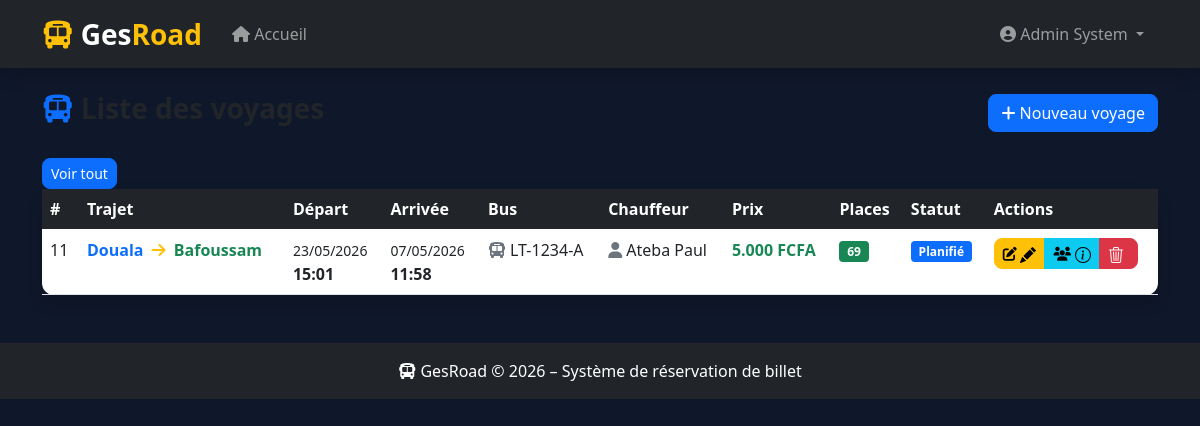
Page /index.php?controller=admin&action=listeVoyages (signed in) on the committed database.
### tables this page shows
CREATE TABLE `voyage` (
  `id` int(11) NOT NULL AUTO_INCREMENT,
  `agencelocaledeapart_id` int(11) NOT NULL,
  `trajetchauffeur_id` int(11) DEFAULT NULL,
  `agenceloacledarrive_id` int(11) NOT NULL,
  `type_id` int(11) DEFAULT NULL,
  `bus_id` int(11) DEFAULT NULL,
  `dateheuredepart` datetime DEFAULT NULL,
  `dateheurearrive` datetime DEFAULT NULL,
  `prix` float DEFAULT NULL,
  `statut` int(11) DEFAULT NULL,
  `placerestante` int(11) DEFAULT NULL,
  PRIMARY KEY (`id`),
  KEY `FK_Association_16` (`agenceloacledarrive_id`),
  KEY `FK_Association_17` (`trajetchauffeur_id`),
  KEY `FK_Association_18` (`agencelocaledeapart_id`),
  KEY `FK_Association_6` (`bus_id`),
  KEY `FK_Association_7` (`type_id`),
  CONSTRAINT `FK_Association_16` FOREIGN KEY (`agenceloacledarrive_id`) REFERENCES `agence_locale` (`id`),
  CONSTRAINT `FK_Association_17` FOREIGN KEY (`trajetchauffeur_id`) REFERENCES `trajet_chauffeur` (`id`),
  CONSTRAINT `FK_Association_18` FOREIGN KEY (`agencelocaledeapart_id`) REFERENCES `agence_locale` (`id`),
  CONSTRAINT `FK_Association_6` FOREIGN KEY (`bus_id`) REFERENCES `bus` (`id`),
  CONSTRAINT `FK_Association_7` FOREIGN KEY (`type_id`) REFERENCES `typevoyage` (`id`)
);

CREATE TABLE `trajet` (
  `id` int(11) NOT NULL AUTO_INCREMENT,
  `villedepart` varchar(254) DEFAULT NULL,
  `villearrive` varchar(254) DEFAULT NULL,
  `distance` float DEFAULT NULL,
  `duree` varchar(254) DEFAULT NULL,
  PRIMARY KEY (`id`)
);

CREATE TABLE `bus` (
  `id` int(11) NOT NULL AUTO_INCREMENT,
  `typebus_id` int(11) DEFAULT NULL,
  `immatriculation` varchar(254) DEFAULT NULL,
  `nbre_place` int(11) DEFAULT NULL,
  `estdisponible` tinyint(1) DEFAULT 1,
  PRIMARY KEY (`id`),
  KEY `FK_Association_5` (`typebus_id`),
  CONSTRAINT `FK_Association_5` FOREIGN KEY (`typebus_id`) REFERENCES `typebus` (`id`)
);

### controllers/admincontrollers.php (called while the page is built, shortened)
<?php
require_once MODELS . '/Voyage.php';
class AdminController {
    private $voyage;
    public function __construct($pdo) {
        $this->voyage       = new Voyage($pdo);
    }
    public function listeVoyages() {
        $voyages = $this->voyage->lister();
        require_once VIEWS . '/admin/voyage/liste.php';
    }
}
?>

### models/voyage.php (called while the page is built, shortened)
<?php
class Voyage {
    private $pdo;
    public function __construct($pdo) {
        $this->pdo = $pdo;
    }
    public function lister() {
        $stmt = $this->pdo->prepare("
            SELECT
                v.id,
                t.villedepart,
                t.villearrive,
                t.duree,
                v.dateheuredepart,
                v.dateheurearrive,
                v.prix,
                v.placerestante,
                v.statut,
                tv.libelle          AS type_voyage,
                b.immatriculation   AS bus,
                b.nbre_place,
                tb.libelle          AS type_bus,
                CONCAT(c.nom,' ',c.prenom) AS chauffeur,
                al1.addresse        AS agence_depart,
                al1.photo           AS photo_depart,
                al2.addresse        AS agence_arrivee,
                al2.photo           AS photo_arrivee
            FROM voyage v
            JOIN trajet_chauffeur tc ON tc.id   = v.trajetchauffeur_id
            JOIN trajet t            ON t.id    = tc.trajet_id
            JOIN chauffeur c         ON c.id    = tc.chauffeur_id
            JOIN typevoyage tv       ON tv.id   = v.type_id
            JOIN bus b               ON b.id    = v.bus_id
            JOIN typebus tb          ON tb.id   = b.typebus_id
            JOIN agence_locale al1   ON al1.id  = v.agencelocaledeapart_id
            JOIN agence_locale al2   ON al2.id  = v.agenceloacledarrive_id
            WHERE v.dateheuredepart >= NOW()
             ORDER BY v.dateheuredepart ASC
        ");
        $stmt->execute();
        return $stmt->fetchAll(PDO::FETCH_ASSOC);
    }
}
?>

### views/admin/voyage/liste.php (the view, shortened to what this page needs)
<?php include ROOT . '/views/layout.php'; ?>
<div class="d-flex justify-content-between align-items-center mb-4">
    <h3 class="fw-bold">
        <i class="fas fa-bus text-primary"></i> Liste des voyages
    </h3>
    <a href="<?= BASE_URL ?>/index.php?controller=admin&action=creerVoyage"
       class="btn btn-primary">
        <i class="fas fa-plus"></i> Nouveau voyage
    </a>
</div>
<a href="<?= BASE_URL ?>/index.php?controller=admin&action=listervoyages"
   class="btn btn-sm btn-primary">
    Voir tout
</a>
<div class="card shadow border-0">
    <div class="card-body p-0">
        <div class="table-responsive">
            <table class="table table-hover mb-0">
                <thead class="table-dark">
                    <tr>
                        <th>#</th>
                        <th>Trajet</th>
                        <th>Départ</th>
                        <th>Arrivée</th>
                        <th>Bus</th>
                        <th>Chauffeur</th>
                        <th>Prix</th>
                        <th>Places</th>
                        <th>Statut</th>
                        <th>Actions</th>
                    </tr>
                </thead>
                <tbody>
                    <?php if (!empty($voyages)): ?>
                        <?php foreach ($voyages as $v): ?>
                            <tr>
                                <td><?= $v['id'] ?></td>
                                <td>
                                    <span class="text-primary fw-bold"><?= $v['villedepart'] ?></span>
                                    <i class="fas fa-arrow-right text-warning mx-1"></i>
                                    <span class="text-success fw-bold"><?= $v['villearrive'] ?></span>
                                </td>
                                <td>
                                    <small><?= date('d/m/Y', strtotime($v['dateheuredepart'])) ?></small><br>
                                    <strong><?= date('H:i', strtotime($v['dateheuredepart'])) ?></strong>
                                </td>
                                <td>
                                    <small><?= date('d/m/Y', strtotime($v['dateheurearrive'])) ?></small><br>
                                    <strong><?= date('H:i', strtotime($v['dateheurearrive'])) ?></strong>
                                </td>
                                <td>
                                    <i class="fas fa-bus text-muted"></i>
                                    <?= $v['bus'] ?>
                                </td>
                                <td>
                                    <i class="fas fa-user text-muted"></i>
                                    <?= $v['chauffeur'] ?>
                                </td>
                                <td class="fw-bold text-success">
                                    <?= number_format($v['prix'], 0, ',', '.') ?> FCFA
                                </td>
                                <td>
                                    <?php if ($v['placerestante'] > 5): ?>
                                        <span class="badge bg-success"><?= $v['placerestante'] ?></span>
                                    <?php elseif ($v['placerestante'] > 0): ?>
                                        <span class="badge bg-warning"><?= $v['placerestante'] ?></span>
                                    <?php else: ?>
                                        <span class="badge bg-danger">Complet</span>
                                    <?php endif; ?>
                                </td>
                                <td>
                                    <?php if ($v['statut'] == 0): ?>
                                        <span class="badge bg-primary">Planifié</span>
                                    <?php elseif ($v['statut'] == 1): ?>
                                        <span class="badge bg-success">En cours</span>
                                    <?php elseif ($v['statut'] == 2): ?>
                                        <span class="badge bg-secondary">Terminé</span>
                                    <?php else: ?>
                                        <span class="badge bg-danger">Annulé</span>
                                    <?php endif; ?>
                                </td>
                                <td>
                                    <div class="btn-group">
                                        <a href="<?= BASE_URL ?>/index.php?controller=admin&action=modifierVoyage&id=<?= $v['id'] ?>"
                                           class="btn btn-sm btn-warning">
                                            <i class="fas fa-edit"></i>
                                        </a>
                                        <a href="<?= BASE_URL ?>/index.php?controller=admin&action=passagersVoyage&id=<?= $v['id'] ?>"
                                           class="btn btn-sm btn-info">
                                            <i class="fas fa-users"></i>
                                        </a>
                                        <?php if ($v['statut'] == 0): ?>
                                           <a href="<?= BASE_URL ?>/index.php?controller=admin&action=annulerVoyage&id=<?= $v['id'] ?>"
                                                class="btn btn-sm btn-danger"
                                                onclick="return confirm('Annuler ce voyage ?')">
                                                </a>
                                        <?php endif; ?>
                                    </div>
                                </td>
                            </tr>
                        <?php endforeach; ?>
                    <?php endif; ?>
                </tbody>
            </table>
        </div>
    </div>
</div>
<?php include ROOT . '/views/layout_footer.php'; ?>

### assets/css/style.css (style rules this page uses)
body { background-size: cover; background-position: center; background-repeat: no-repeat; transition: background-image 1s ease-in-out; }
html, body { height: 100%; margin: 0; background-color: #0f172a; }
.card { border-radius: 12px; border: none; }
.btn { border-radius: 8px; }

### rows in the picture
voyage: id "11", trajet.villedepart "Douala", trajet.villearrive "Bafoussam", dateheuredepart "23/05/2026", dateheuredepart "15:01", dateheurearrive "07/05/2026", dateheurearrive "11:58", bus.immatriculation "LT-1234-A", chauffeur "Ateba Paul", prix "5.000", placerestante "69", statut "Planifié"

### other values in the picture
$_SESSION['user_nom'] "Admin"
$_SESSION['user_prenom'] "System"
